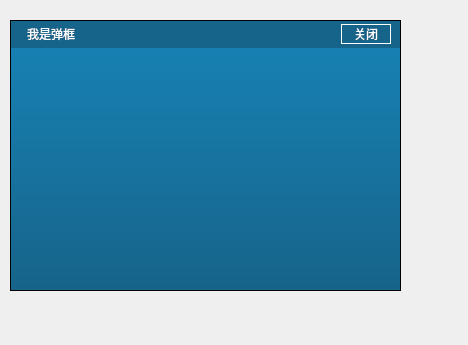
<?xml version="1.0" encoding="UTF-8"?>
<ui version="4.0">
 <class>RDesktopTip2</class>
 <widget class="QWidget" name="RDesktopTip2">
  <property name="geometry">
   <rect>
    <x>0</x>
    <y>0</y>
    <width>468</width>
    <height>345</height>
   </rect>
  </property>
  <property name="windowTitle">
   <string>Form</string>
  </property>
  <property name="styleSheet">
   <string notr="true">QLabel{
color:white;
font:15px &quot;宋体&quot;;
}
#titleArea{
background-color: rgba(0, 85, 127, 230);
border:1px solid black;
border-bottom:0;
}
#contentLabel{
border:1px solid black;
border-top:0;
background-color: qlineargradient(spread:pad, x1:0, y1:0, x2:0, y2:1, stop:0 rgba(0, 117, 172, 230), stop:1 rgba(0, 85, 127, 230));
padding: 6px 20px;
}
#btnClose{
background-color:transparent;
border:1px solid white;
color:white;
font:14px &quot;宋体&quot;;
}
#btnClose:hover{
background-color:white;
color: rgb(0, 85, 127);
}</string>
  </property>
  <widget class="QWidget" name="tipArea" native="true">
   <property name="geometry">
    <rect>
     <x>10</x>
     <y>20</y>
     <width>391</width>
     <height>271</height>
    </rect>
   </property>
   <layout class="QVBoxLayout" name="verticalLayout">
    <property name="spacing">
     <number>0</number>
    </property>
    <property name="leftMargin">
     <number>0</number>
    </property>
    <property name="topMargin">
     <number>0</number>
    </property>
    <property name="rightMargin">
     <number>0</number>
    </property>
    <property name="bottomMargin">
     <number>0</number>
    </property>
    <item>
     <widget class="QWidget" name="titleArea" native="true">
      <property name="minimumSize">
       <size>
        <width>0</width>
        <height>28</height>
       </size>
      </property>
      <property name="maximumSize">
       <size>
        <width>16777215</width>
        <height>28</height>
       </size>
      </property>
      <layout class="QHBoxLayout" name="horizontalLayout">
       <property name="spacing">
        <number>5</number>
       </property>
       <property name="leftMargin">
        <number>5</number>
       </property>
       <property name="topMargin">
        <number>0</number>
       </property>
       <property name="rightMargin">
        <number>10</number>
       </property>
       <property name="bottomMargin">
        <number>0</number>
       </property>
       <item>
        <widget class="QLabel" name="iconLabel">
         <property name="text">
          <string/>
         </property>
        </widget>
       </item>
       <item>
        <widget class="QLabel" name="titleLabel">
         <property name="sizePolicy">
          <sizepolicy hsizetype="Expanding" vsizetype="Preferred">
           <horstretch>0</horstretch>
           <verstretch>0</verstretch>
          </sizepolicy>
         </property>
         <property name="text">
          <string>我是弹框</string>
         </property>
        </widget>
       </item>
       <item>
        <widget class="QPushButton" name="btnClose">
         <property name="minimumSize">
          <size>
           <width>50</width>
           <height>20</height>
          </size>
         </property>
         <property name="maximumSize">
          <size>
           <width>50</width>
           <height>20</height>
          </size>
         </property>
         <property name="text">
          <string>关闭</string>
         </property>
        </widget>
       </item>
      </layout>
     </widget>
    </item>
    <item>
     <widget class="QLabel" name="contentLabel">
      <property name="sizePolicy">
       <sizepolicy hsizetype="Preferred" vsizetype="Expanding">
        <horstretch>0</horstretch>
        <verstretch>0</verstretch>
       </sizepolicy>
      </property>
      <property name="text">
       <string/>
      </property>
      <property name="alignment">
       <set>Qt::AlignLeading|Qt::AlignLeft|Qt::AlignTop</set>
      </property>
     </widget>
    </item>
   </layout>
  </widget>
 </widget>
 <resources/>
 <connections/>
</ui>
